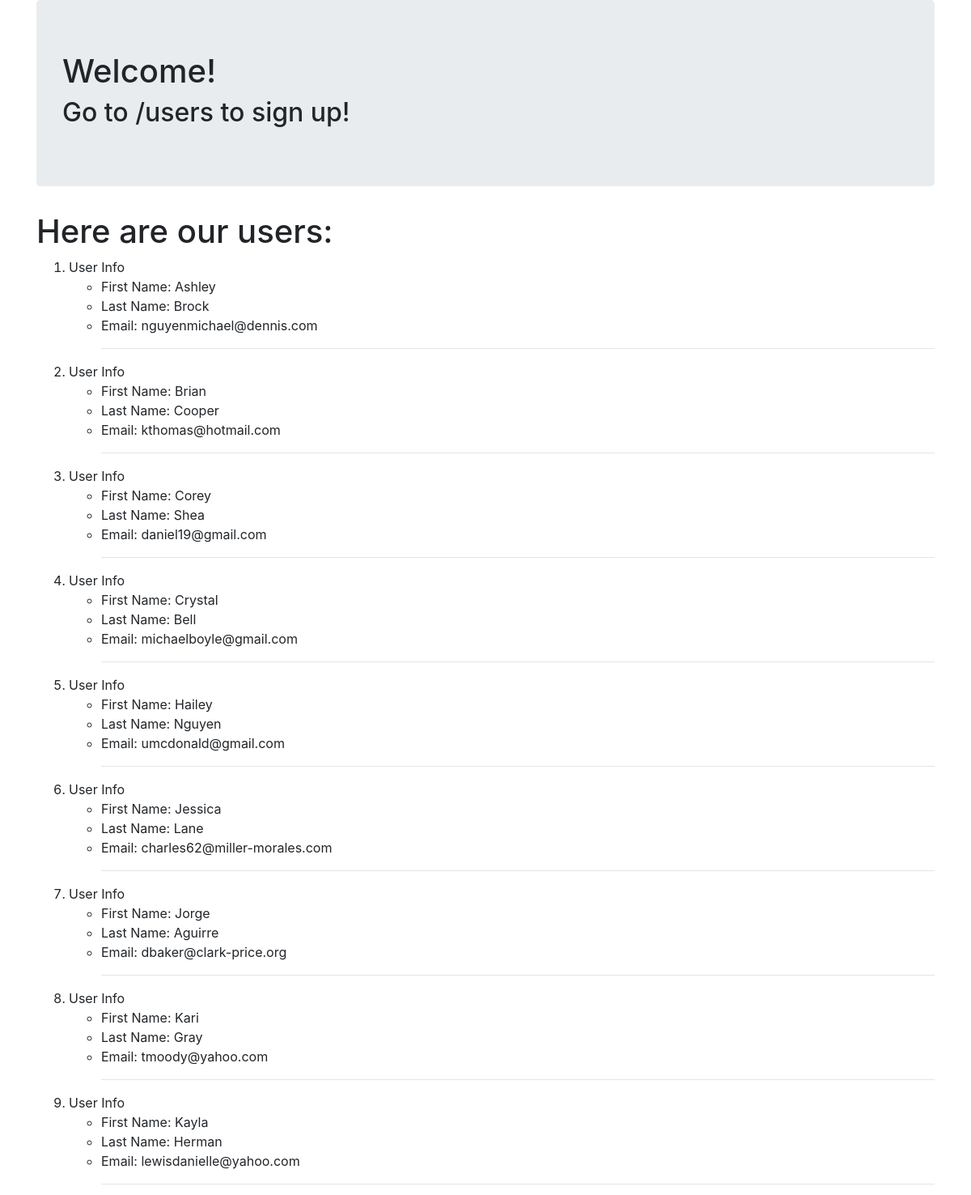
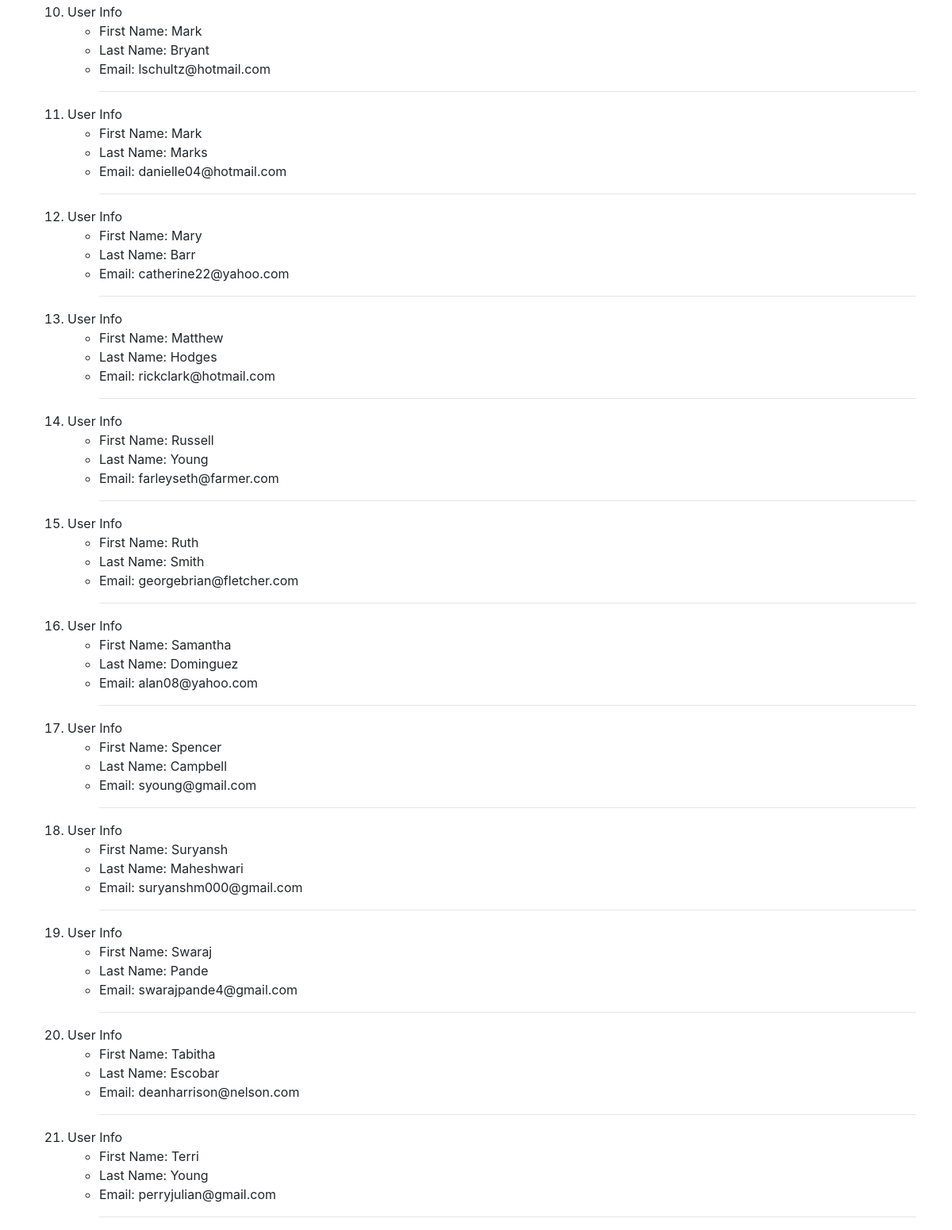
The page / on the database its author committed (2 pictures, top to bottom).
### appTwo/models.py (models this page shows)
class User(models.Model):
    first_name = models.CharField(max_length=128)
    last_name = models.CharField(max_length=128)
    email = models.EmailField(max_length=254,unique=True)

### appTwo/views.py (the view)
# urls.py: path('', views.index, name="index"),
def index(request):
    user_list = User.objects.order_by('first_name')
    user_dict = {"users":user_list}
    return render(request,'appTwo/index.html', context=user_dict)

### appTwo/templates/appTwo/index.html (shortened to what this page needs)
<!DOCTYPE html>
<html>
  <head>
    <link rel="stylesheet" href="https://stackpath.bootstrapcdn.com/bootstrap/4.1.3/css/bootstrap.min.css"
>
  </head>
  <body>
    <div class="container">
      <div class="jumbotron">
        <h1>Welcome!</h1>
        <h2>Go to /users to sign up!</h2>
      </div>
        <h1>Here are our users:</h1>
        {% if users %}
        <ol>
          {% for person in users %}
            <li>User Info</li>
            <ul>
              <li>First Name: {{person.first_name}}</li>
              <li>Last Name: {{person.last_name}}</li>
              <li>Email: {{person.email}} </li>  <hr>
            </ul>
          {% endfor %}
        </ol>
        {% endif %}
    </div>
  </body>
</html>

### rows shown on the page
User: first_name "Ashley", last_name "Brock", email "nguyenmichael@dennis.com"
User: first_name "Brian", last_name "Cooper", email "kthomas@hotmail.com"
User: first_name "Corey", last_name "Shea", email "daniel19@gmail.com"
User: first_name "Crystal", last_name "Bell", email "michaelboyle@gmail.com"
User: first_name "Hailey", last_name "Nguyen", email "umcdonald@gmail.com"
User: first_name "Jessica", last_name "Lane", email "charles62@miller-morales.com"
User: first_name "Jorge", last_name "Aguirre", email "dbaker@clark-price.org"
User: first_name "Kari", last_name "Gray", email "tmoody@yahoo.com"
User: first_name "Kayla", last_name "Herman", email "lewisdanielle@yahoo.com"
User: first_name "Mark", last_name "Bryant", email "lschultz@hotmail.com"
User: first_name "Mark", last_name "Marks", email "danielle04@hotmail.com"
User: first_name "Mary", last_name "Barr", email "catherine22@yahoo.com"
User: first_name "Matthew", last_name "Hodges", email "rickclark@hotmail.com"
User: first_name "Russell", last_name "Young", email "farleyseth@farmer.com"
User: first_name "Ruth", last_name "Smith", email "georgebrian@fletcher.com"
User: first_name "Samantha", last_name "Dominguez", email "alan08@yahoo.com"
User: first_name "Spencer", last_name "Campbell", email "syoung@gmail.com"
User: first_name "Suryansh", last_name "Maheshwari", email "suryanshm000@gmail.com"
User: first_name "Swaraj", last_name "Pande", email "swarajpande4@gmail.com"
User: first_name "Tabitha", last_name "Escobar", email "deanharrison@nelson.com"
User: first_name "Terri", last_name "Young", email "perryjulian@gmail.com"
